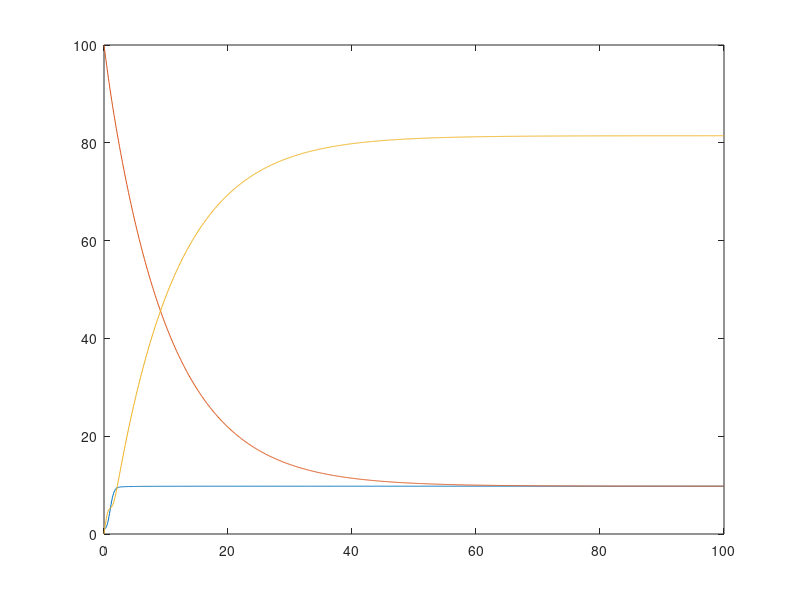

Reproduce this figure in MATLAB.
u_max = 10;
K     = 10;
K_s   = 10;
k_d   = 1/10;
k_e   = 1/10;
k_h   = 1/10;

fun = @(t, y)[...
  u_max*(1-y(1)/K)*(y(3)/(K_s+y(3)))*y(1)-k_d*y(1)-k_e*y(1);...
  k_d*y(1)-k_h*y(2);...
  k_e*y(1)+k_h*y(2)-u_max*(1-y(1)/K)*(y(3)/(K_s+y(3)))*y(1)];
  
initialValues = [1; 100; 0];
range = [0 100];

[t, y] = ode45(fun, range, initialValues);

finalValues = y( size(y)(1), :)' # [9.7748; 9.7795; 81.4457]
plot(t, y);